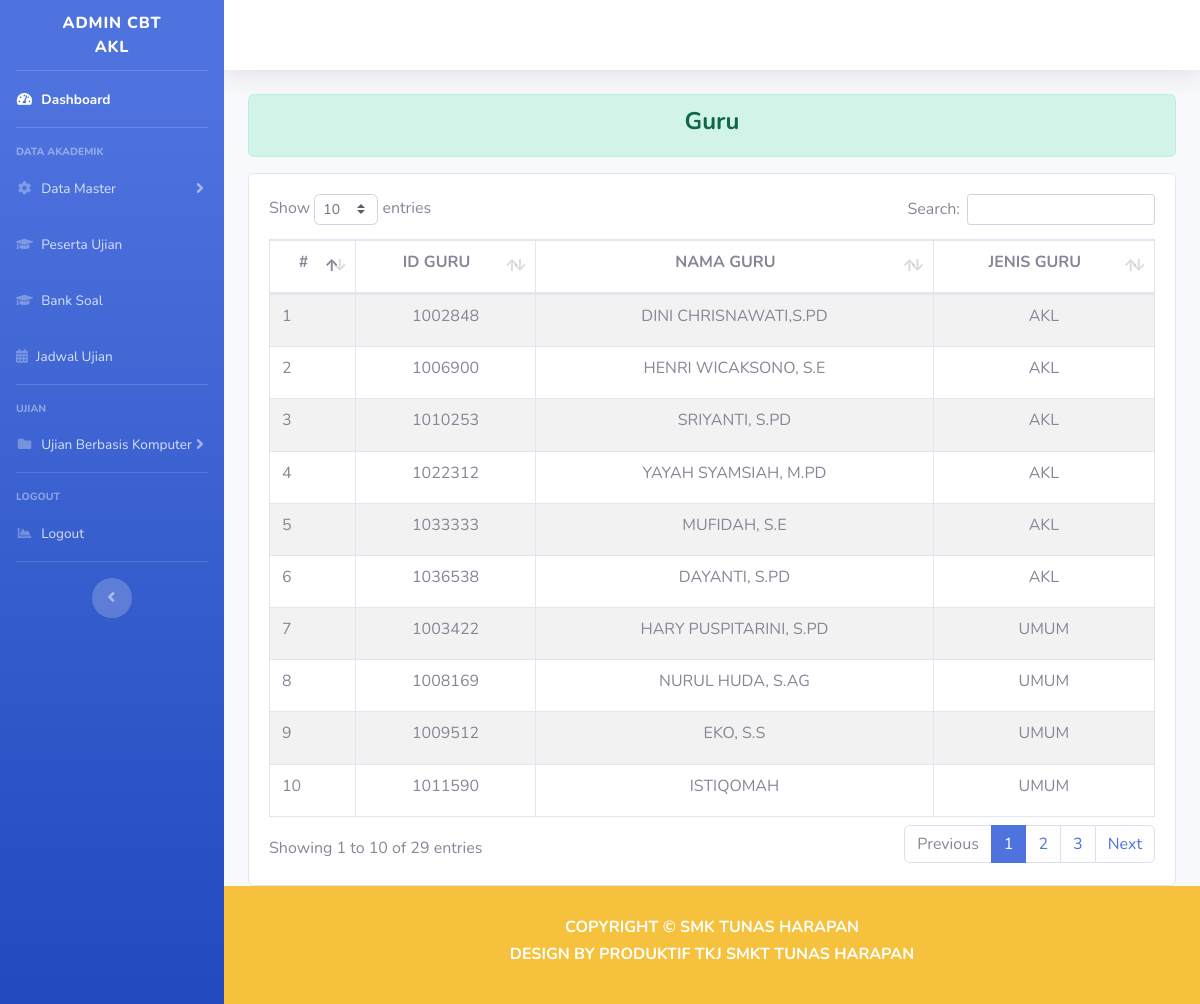
The page /index.php/dashboard_akl/guru on the database its author committed.
### tables this page shows
CREATE TABLE `a_guru` (
  `id_guru` int(18) NOT NULL,
  `nama_guru` varchar(512) NOT NULL,
  `jenis_guru` varchar(16) NOT NULL
);

### application/controllers/Dashboard_akl.php (called while the page is built, shortened)
<?php
class Dashboard_akl extends CI_Controller
{
    function __construct()
    {
        $this->load->model('Model_jurusan');
    }
    public function guru()
    {
        $isi['guru'] = $this->Model_guru->dataGuruAKL();
        $isi['content'] = 'AKL/tampilan_guru';
        $this->load->view('AKL/templates/header');
        $this->load->view('AKL/tampilan_dashboard', $isi);
        $this->load->view('AKL/templates/footer');
    }
}

### index.php (called while the page is built, shortened)
<?php
require_once BASEPATH.'core/CodeIgniter.php';

### application/models/Model_guru.php (called while the page is built, shortened)
<?php
class Model_guru extends CI_Model
{
    public function dataGuruAKL()
    {
        $sql = "SELECT * FROM `a_guru`
                WHERE jenis_guru='AKL' OR jenis_guru='UMUM'
                ORDER BY jenis_guru,id_guru ASC;";
        $query = $this->db->query($sql);
        return $query->result_array();
    }
}

### application/views/AKL/tampilan_guru.php (the view)
<div class="alert alert-success" role="alert">
    <h4 class="text-center font-weight-bold">Guru</h4>
</div>
<div class="row mt-3">
    <div class="col-md">
        <div class="card">
            <div class="card-body">
                <div class="table-responsive">
                    <table class="table table-striped table-bordered" id="dataTable" width="100%" cellspacing="0">
                        <thead>
                            <tr class="text-center">
                                <th scope="col">
                                    <h6 class="font-weight-bold" style="text-transform: uppercase;">#</h6>
                                </th>
                                <th scope="col">
                                    <h6 class="font-weight-bold" style="text-transform: uppercase;">ID GURU</h6>
                                </th>
                                <th scope="col">
                                    <h6 class="font-weight-bold" style="text-transform: uppercase;">NAMA GURU</h6>
                                </th>
                                <th scope="col">
                                    <h6 class="font-weight-bold" style="text-transform: uppercase;">JENIS GURU</h6>
                                </th>
                            </tr>
                        </thead>
                        <tbody>
                            <tr>
                                <?php
                                $no = 1;
                                foreach ($guru as $row) {
                                ?>
                                    <td class="text-centers">
                                        <h6><?php echo $no++; ?></h6>
                                    </td>
                                    <td>
                                        <h6 class="text-uppercase text-center"><?php echo $row['id_guru']; ?></h6>
                                    </td>
                                    <td>
                                        <h6 class="text-uppercase text-center"><?php echo $row['nama_guru']; ?></h6>
                                    </td>
                                    <td>
                                        <h6 class="text-uppercase text-center"><?php echo $row['jenis_guru']; ?></h6>
                                    </td>
                            </tr>
                        <?php } ?>
                        </tbody>
                    </table>
                </div>
            </div>
        </div>
    </div>
</div>

### rows shown on the page
a_guru: id_guru "1002848", nama_guru "DINI CHRISNAWATI,S.PD", jenis_guru "AKL"
a_guru: id_guru "1006900", nama_guru "HENRI WICAKSONO, S.E", jenis_guru "AKL"
a_guru: id_guru "1010253", nama_guru "SRIYANTI, S.PD", jenis_guru "AKL"
a_guru: id_guru "1022312", nama_guru "YAYAH SYAMSIAH, M.PD", jenis_guru "AKL"
a_guru: id_guru "1033333", nama_guru "MUFIDAH, S.E", jenis_guru "AKL"
a_guru: id_guru "1036538", nama_guru "DAYANTI, S.PD", jenis_guru "AKL"
a_guru: id_guru "1003422", nama_guru "HARY PUSPITARINI, S.PD", jenis_guru "UMUM"
a_guru: id_guru "1008169", nama_guru "NURUL HUDA, S.AG", jenis_guru "UMUM"
a_guru: id_guru "1009512", nama_guru "EKO, S.S", jenis_guru "UMUM"
a_guru: id_guru "1011590", nama_guru "ISTIQOMAH", jenis_guru "UMUM"
